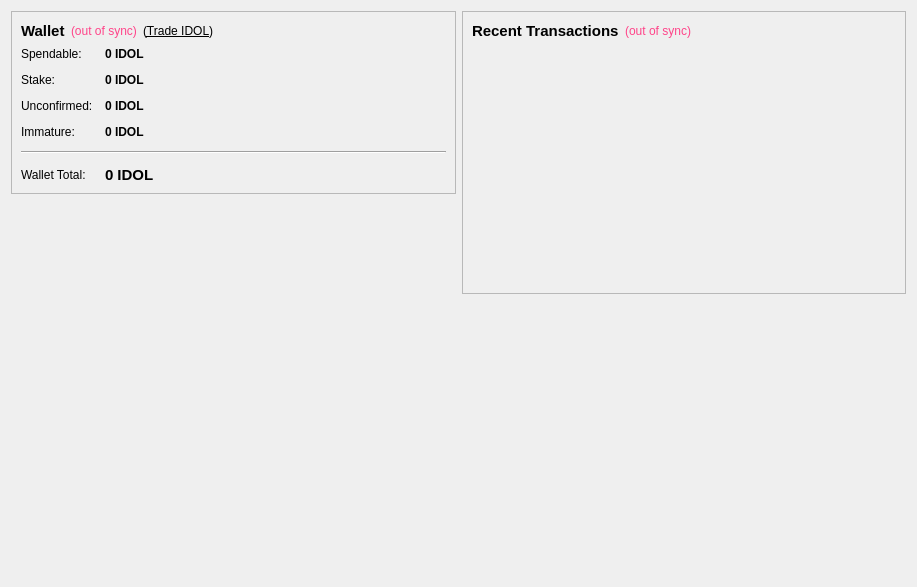
<?xml version="1.0" encoding="UTF-8"?>
<ui version="4.0">
 <class>OverviewPage</class>
 <widget class="QWidget" name="OverviewPage">
  <property name="geometry">
   <rect>
    <x>0</x>
    <y>0</y>
    <width>917</width>
    <height>587</height>
   </rect>
  </property>
  <property name="windowTitle">
   <string>Form</string>
  </property>
  <layout class="QHBoxLayout" name="horizontalLayout" stretch="1,1">
   <item>
    <layout class="QVBoxLayout" name="verticalLayout_2">
     <item>
      <widget class="QFrame" name="frame">
       <property name="frameShape">
        <enum>QFrame::StyledPanel</enum>
       </property>
       <property name="frameShadow">
        <enum>QFrame::Raised</enum>
       </property>
       <layout class="QVBoxLayout" name="verticalLayout_4">
        <item>
         <layout class="QHBoxLayout" name="horizontalLayout_4">
          <item>
           <widget class="QLabel" name="label_5">
            <property name="font">
             <font>
              <pointsize>11</pointsize>
              <weight>75</weight>
              <bold>true</bold>
             </font>
            </property>
            <property name="text">
             <string>Wallet</string>
            </property>
           </widget>
          </item>
          <item>
           <widget class="QLabel" name="labelWalletStatus">
            <property name="toolTip">
             <string>The displayed information may be out of date. Your wallet automatically synchronizes with the IDOLCOIN network after a connection is established, but this process has not completed yet.</string>
            </property>
            <property name="styleSheet">
             <string notr="true">QLabel { color: #ff4489; }</string>
            </property>
            <property name="text">
             <string notr="true">(out of sync)</string>
            </property>
            <property name="alignment">
             <set>Qt::AlignLeading|Qt::AlignLeft|Qt::AlignVCenter</set>
            </property>
           </widget>
          </item>
          <item>
           <widget class="QLabel" name="labelTradeLink">
            <property name="cursor">
             <cursorShape>PointingHandCursor</cursorShape>
            </property>
            <property name="text">
             <string>&lt;div style=&quot;color: #000;&quot;&gt;(&lt;a href=&quot;https://www.coinexchange.io/market/IDOL/BTC&quot; style=&quot;color: #000;&quot;&gt;Trade IDOL&lt;/a&gt;)&lt;/div&gt;</string>
            </property>
            <property name="openExternalLinks">
             <bool>true</bool>
            </property>
           </widget>
          </item>
          <item>
           <spacer name="horizontalSpacer_2">
            <property name="orientation">
             <enum>Qt::Horizontal</enum>
            </property>
            <property name="sizeHint" stdset="0">
             <size>
              <width>40</width>
              <height>20</height>
             </size>
            </property>
           </spacer>
          </item>
         </layout>
        </item>
        <item>
         <layout class="QFormLayout" name="formLayout_2">
          <property name="fieldGrowthPolicy">
           <enum>QFormLayout::AllNonFixedFieldsGrow</enum>
          </property>
          <property name="horizontalSpacing">
           <number>12</number>
          </property>
          <property name="verticalSpacing">
           <number>12</number>
          </property>
          <item row="0" column="0">
           <widget class="QLabel" name="label">
            <property name="text">
             <string>Spendable:</string>
            </property>
           </widget>
          </item>
          <item row="0" column="1">
           <widget class="QLabel" name="labelBalance">
            <property name="font">
             <font>
              <weight>75</weight>
              <bold>true</bold>
             </font>
            </property>
            <property name="cursor">
             <cursorShape>IBeamCursor</cursorShape>
            </property>
            <property name="toolTip">
             <string>Your current spendable balance</string>
            </property>
            <property name="text">
             <string notr="true">0 IDOL</string>
            </property>
            <property name="textInteractionFlags">
             <set>Qt::LinksAccessibleByMouse|Qt::TextSelectableByKeyboard|Qt::TextSelectableByMouse</set>
            </property>
           </widget>
          </item>
          <item row="1" column="0">
           <widget class="QLabel" name="label_6">
            <property name="text">
             <string>Stake:</string>
            </property>
           </widget>
          </item>
          <item row="1" column="1">
           <widget class="QLabel" name="labelStake">
            <property name="font">
             <font>
              <weight>75</weight>
              <bold>true</bold>
             </font>
            </property>
            <property name="cursor">
             <cursorShape>IBeamCursor</cursorShape>
            </property>
            <property name="toolTip">
             <string>Total of coins that was staked, and do not yet count toward the current balance</string>
            </property>
            <property name="text">
             <string notr="true">0 IDOL</string>
            </property>
            <property name="textInteractionFlags">
             <set>Qt::LinksAccessibleByMouse|Qt::TextSelectableByKeyboard|Qt::TextSelectableByMouse</set>
            </property>
           </widget>
          </item>
          <item row="2" column="0">
           <widget class="QLabel" name="label_3">
            <property name="text">
             <string>Unconfirmed:</string>
            </property>
           </widget>
          </item>
          <item row="2" column="1">
           <widget class="QLabel" name="labelUnconfirmed">
            <property name="font">
             <font>
              <weight>75</weight>
              <bold>true</bold>
             </font>
            </property>
            <property name="cursor">
             <cursorShape>IBeamCursor</cursorShape>
            </property>
            <property name="toolTip">
             <string>Total of transactions that have yet to be confirmed, and do not yet count toward the current balance</string>
            </property>
            <property name="text">
             <string notr="true">0 IDOL</string>
            </property>
            <property name="textInteractionFlags">
             <set>Qt::LinksAccessibleByMouse|Qt::TextSelectableByKeyboard|Qt::TextSelectableByMouse</set>
            </property>
           </widget>
          </item>
          <item row="3" column="0">
           <widget class="QLabel" name="labelImmatureText">
            <property name="text">
             <string>Immature:</string>
            </property>
           </widget>
          </item>
          <item row="3" column="1">
           <widget class="QLabel" name="labelImmature">
            <property name="font">
             <font>
              <weight>75</weight>
              <bold>true</bold>
             </font>
            </property>
            <property name="toolTip">
             <string>Mined balance that has not yet matured</string>
            </property>
            <property name="text">
             <string notr="true">0 IDOL</string>
            </property>
            <property name="textInteractionFlags">
             <set>Qt::LinksAccessibleByMouse|Qt::TextSelectableByKeyboard|Qt::TextSelectableByMouse</set>
            </property>
           </widget>
          </item>
          <item row="4" column="0" colspan="2">
           <widget class="Line" name="line">
            <property name="orientation">
             <enum>Qt::Horizontal</enum>
            </property>
           </widget>
          </item>
          <item row="5" column="0">
           <widget class="QLabel" name="labelTotalText">
            <property name="text">
             <string>Wallet Total:</string>
            </property>
           </widget>
          </item>
          <item row="5" column="1">
           <widget class="QLabel" name="labelTotal">
            <property name="font">
             <font>
              <pointsize>11</pointsize>
              <weight>75</weight>
              <bold>true</bold>
             </font>
            </property>
            <property name="cursor">
             <cursorShape>IBeamCursor</cursorShape>
            </property>
            <property name="toolTip">
             <string>Your current total balance</string>
            </property>
            <property name="text">
             <string notr="true">0 IDOL</string>
            </property>
            <property name="textInteractionFlags">
             <set>Qt::LinksAccessibleByMouse|Qt::TextSelectableByKeyboard|Qt::TextSelectableByMouse</set>
            </property>
           </widget>
          </item>
         </layout>
        </item>
       </layout>
      </widget>
     </item>
     <item>
      <spacer name="verticalSpacer">
       <property name="orientation">
        <enum>Qt::Vertical</enum>
       </property>
       <property name="sizeHint" stdset="0">
        <size>
         <width>20</width>
         <height>40</height>
        </size>
       </property>
      </spacer>
     </item>
    </layout>
   </item>
   <item>
    <layout class="QVBoxLayout" name="verticalLayout_3">
     <item>
      <widget class="QFrame" name="frame_2">
       <property name="frameShape">
        <enum>QFrame::StyledPanel</enum>
       </property>
       <property name="frameShadow">
        <enum>QFrame::Raised</enum>
       </property>
       <layout class="QVBoxLayout" name="verticalLayout">
        <item>
         <layout class="QHBoxLayout" name="horizontalLayout_2">
          <item>
           <widget class="QLabel" name="label_4">
            <property name="font">
             <font>
              <pointsize>11</pointsize>
             </font>
            </property>
            <property name="text">
             <string>&lt;b&gt;Recent Transactions&lt;/b&gt;</string>
            </property>
           </widget>
          </item>
          <item>
           <widget class="QLabel" name="labelTransactionsStatus">
            <property name="toolTip">
             <string>The displayed information may be out of date. Your wallet automatically synchronizes with the IDOLCOIN network after a connection is established, but this process has not completed yet.</string>
            </property>
            <property name="styleSheet">
             <string notr="true">QLabel { color: #ff4489; }</string>
            </property>
            <property name="text">
             <string notr="true">(out of sync)</string>
            </property>
            <property name="alignment">
             <set>Qt::AlignRight|Qt::AlignTrailing|Qt::AlignVCenter</set>
            </property>
           </widget>
          </item>
          <item>
           <spacer name="horizontalSpacer">
            <property name="orientation">
             <enum>Qt::Horizontal</enum>
            </property>
            <property name="sizeHint" stdset="0">
             <size>
              <width>40</width>
              <height>20</height>
             </size>
            </property>
           </spacer>
          </item>
         </layout>
        </item>
        <item>
         <widget class="QListView" name="listTransactions">
          <property name="styleSheet">
           <string notr="true">QListView { background: transparent; }</string>
          </property>
          <property name="frameShape">
           <enum>QFrame::NoFrame</enum>
          </property>
          <property name="verticalScrollBarPolicy">
           <enum>Qt::ScrollBarAlwaysOff</enum>
          </property>
          <property name="horizontalScrollBarPolicy">
           <enum>Qt::ScrollBarAlwaysOff</enum>
          </property>
          <property name="selectionMode">
           <enum>QAbstractItemView::NoSelection</enum>
          </property>
         </widget>
        </item>
       </layout>
      </widget>
     </item>
     <item>
      <spacer name="verticalSpacer_2">
       <property name="orientation">
        <enum>Qt::Vertical</enum>
       </property>
       <property name="sizeHint" stdset="0">
        <size>
         <width>20</width>
         <height>40</height>
        </size>
       </property>
      </spacer>
     </item>
    </layout>
   </item>
  </layout>
 </widget>
 <resources>
  <include location="../bitcoin.qrc"/>
 </resources>
 <connections/>
</ui>
